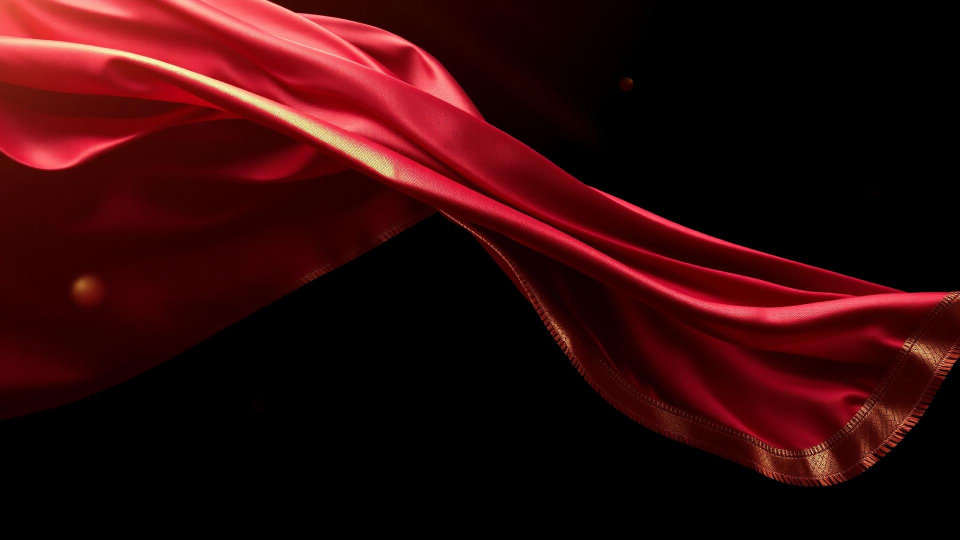
#> input picture client/src/assets/hero.jpg, 1920 x 1080 px (shown at 1/2 size)
$ python preprocess.py ../../client/src/assets/hero.jpg ../../client/src/assets/saree-1.jpg
#> lines starting #> are read from the running program, lines starting #| are printed output that depends on the picture
"""
scripts/preprocess.py
======================
Self-contained Python script to handle background removal (via rembg)
and image enhancement (PIL) before sending to Meshy.
Prints the final base64 data URI to stdout.
"""

import os
import sys
import io
import base64
from PIL import Image, ImageEnhance, ImageFilter

def remove_background(image_path):
    try:
        from rembg import remove
    except ImportError:
        raise ImportError("rembg is not installed. Run: pip install rembg")

    with open(image_path, "rb") as f:
        raw = f.read()

    result_bytes = remove(raw)
    img = Image.open(io.BytesIO(result_bytes)).convert("RGBA")
    return img

def preprocess_image(image_path, min_size=1040, sharpen=2.0, contrast=1.3, color_boost=1.2, perform_bg_removal=True):
    # 1. Background removal if requested
#> called with image_path = '../../client/src/assets/hero.jpg', min_size = 1040, sharpen = 2, contrast = 1.3, color_boost = 1.2, perform_bg_removal = False
    if perform_bg_removal:
        try:
            img = remove_background(image_path)
        except Exception as e:
            print(f"Background removal failed, falling back to original: {e}", file=sys.stderr)
            img = Image.open(image_path)
    else:
        img = Image.open(image_path)
#> img is the input picture: PIL image 1920x1080 RGB; mean R, G, B 48.9, 8.5, 10

    if img.mode == "RGBA":
        pass
    else:
        img = img.convert("RGB")

    # 2. Resize (maintain aspect ratio, ensure min dimension)
    w, h = img.size
#> w = 1920; h = 1080
    if w < min_size or h < min_size:
        scale = min_size / min(w, h)
        new_w = int(w * scale)
        new_h = int(h * scale)
        img = img.resize((new_w, new_h), Image.Resampling.LANCZOS)

    # 3. Convert to RGB for enhancement
    img_rgb = img.convert("RGB")

    # 4. Noise reduction
    img_rgb = img_rgb.filter(ImageFilter.MedianFilter(size=3))

    # 5. Sharpness
    img_rgb = ImageEnhance.Sharpness(img_rgb).enhance(sharpen)

    # 6. Contrast
    img_rgb = ImageEnhance.Contrast(img_rgb).enhance(contrast)
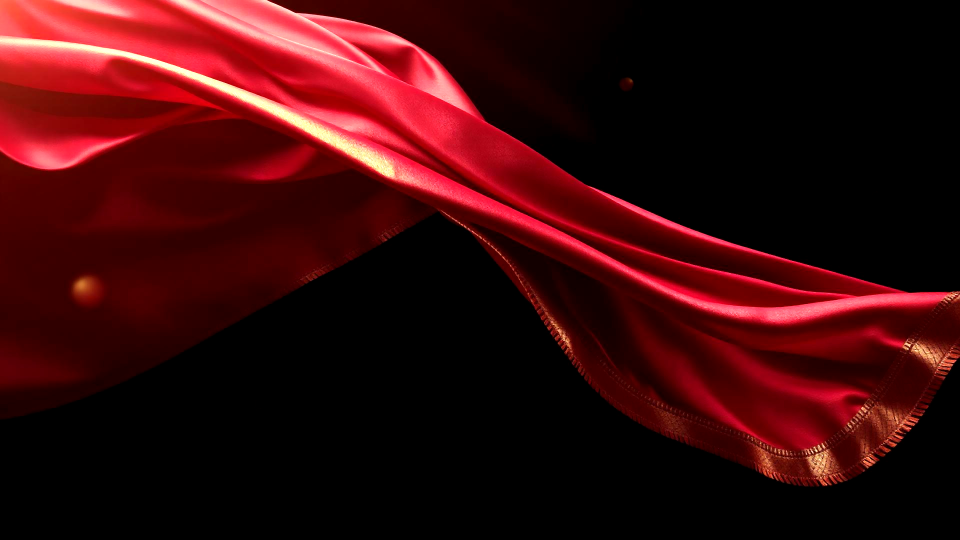
#> img_rgb: PIL image 1920x1080 RGB (shown at 1/2 size); mean R, G, B 57.2, 9.2, 10.8

    # 7. Color boost
    img_rgb = ImageEnhance.Color(img_rgb).enhance(color_boost)
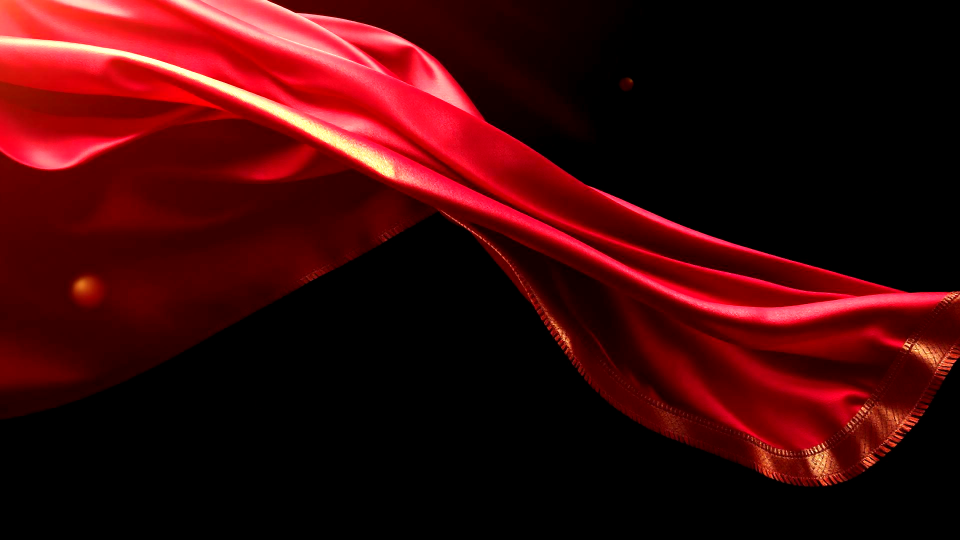
#> img_rgb: PIL image 1920x1080 RGB (shown at 1/2 size); mean R, G, B 62.1, 7.8, 9.2

    # 8. Restore Alpha if RGBA
    if img.mode == "RGBA":
        r, g, b = img_rgb.split()
        _, _, _, a = img.split()
        if a.size != r.size:
            a = a.resize(r.size, Image.Resampling.LANCZOS)
        final_img = Image.merge("RGBA", (r, g, b, a))
        mime = "image/png"
        fmt = "PNG"
    else:
        final_img = img_rgb
        mime = "image/png"
        fmt = "PNG"

    # 9. Encode to base64 Data URI
    buffer = io.BytesIO()
    final_img.save(buffer, format=fmt)
    b64_str = base64.b64encode(buffer.getvalue()).decode("utf-8")
    data_uri = f"data:{mime};base64,{b64_str}"

    return data_uri

if __name__ == "__main__":
    if len(sys.argv) < 2:
        print("Usage: python preprocess.py <image_path> [remove_bg=1/0]", file=sys.stderr)
        sys.exit(1)

    img_path = sys.argv[1]
    remove_bg = True
    if len(sys.argv) > 2:
        remove_bg = sys.argv[2].lower() in ("true", "1", "yes")

    try:
        data_uri = preprocess_image(img_path, perform_bg_removal=remove_bg)
        # Print only the data URI to stdout
        print(data_uri)
    except Exception as e:
        print(f"Error during preprocessing: {e}", file=sys.stderr)
        sys.exit(1)

$ run again, on client/src/assets/saree-2.jpg
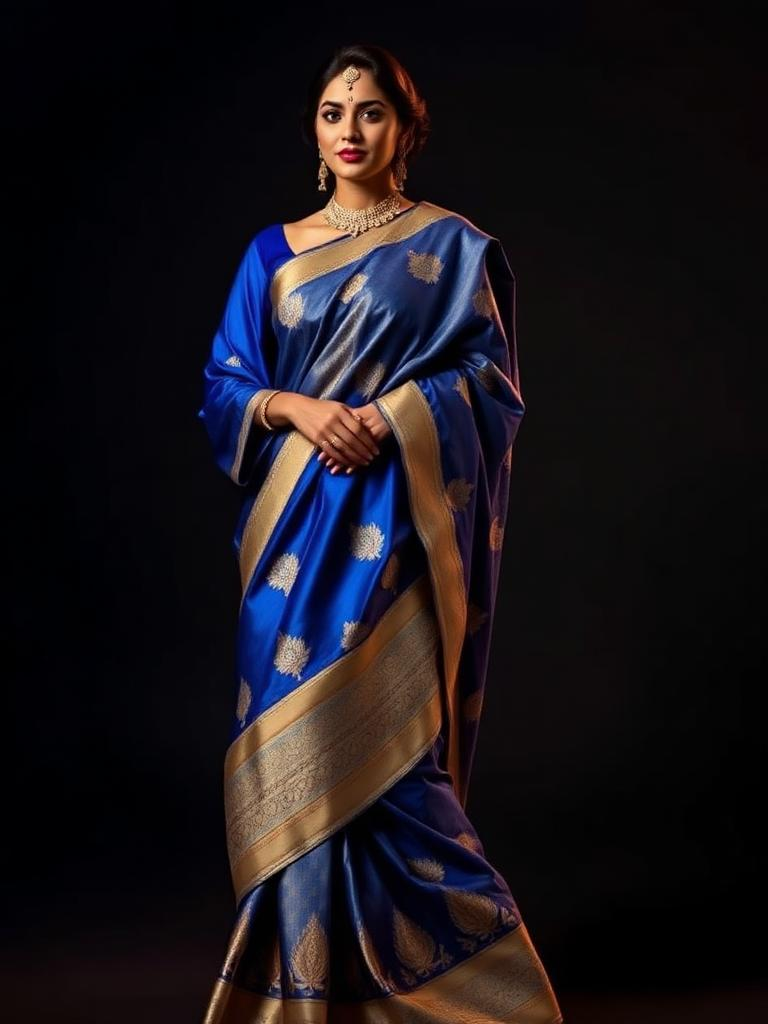
#> input picture client/src/assets/saree-2.jpg, 768 x 1024 px
#> in preprocess_image, img is the input picture: PIL image 768x1024 RGB; mean R, G, B 24.9, 20.2, 24.9
#> img: PIL image 1040x1386 RGB
#> in preprocess_image, `img_rgb = ImageEnhance.Contrast(img_rgb).enhance(contrast)`:
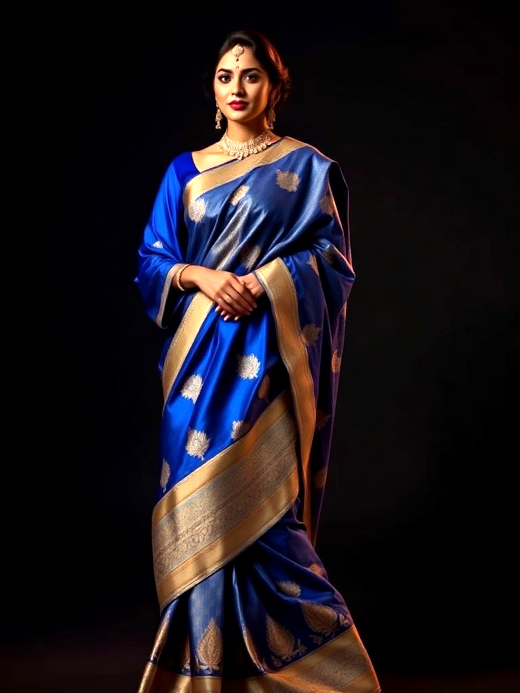
#> img_rgb: PIL image 1040x1386 RGB (shown at 1/2 size); mean R, G, B 26.6, 21, 26
